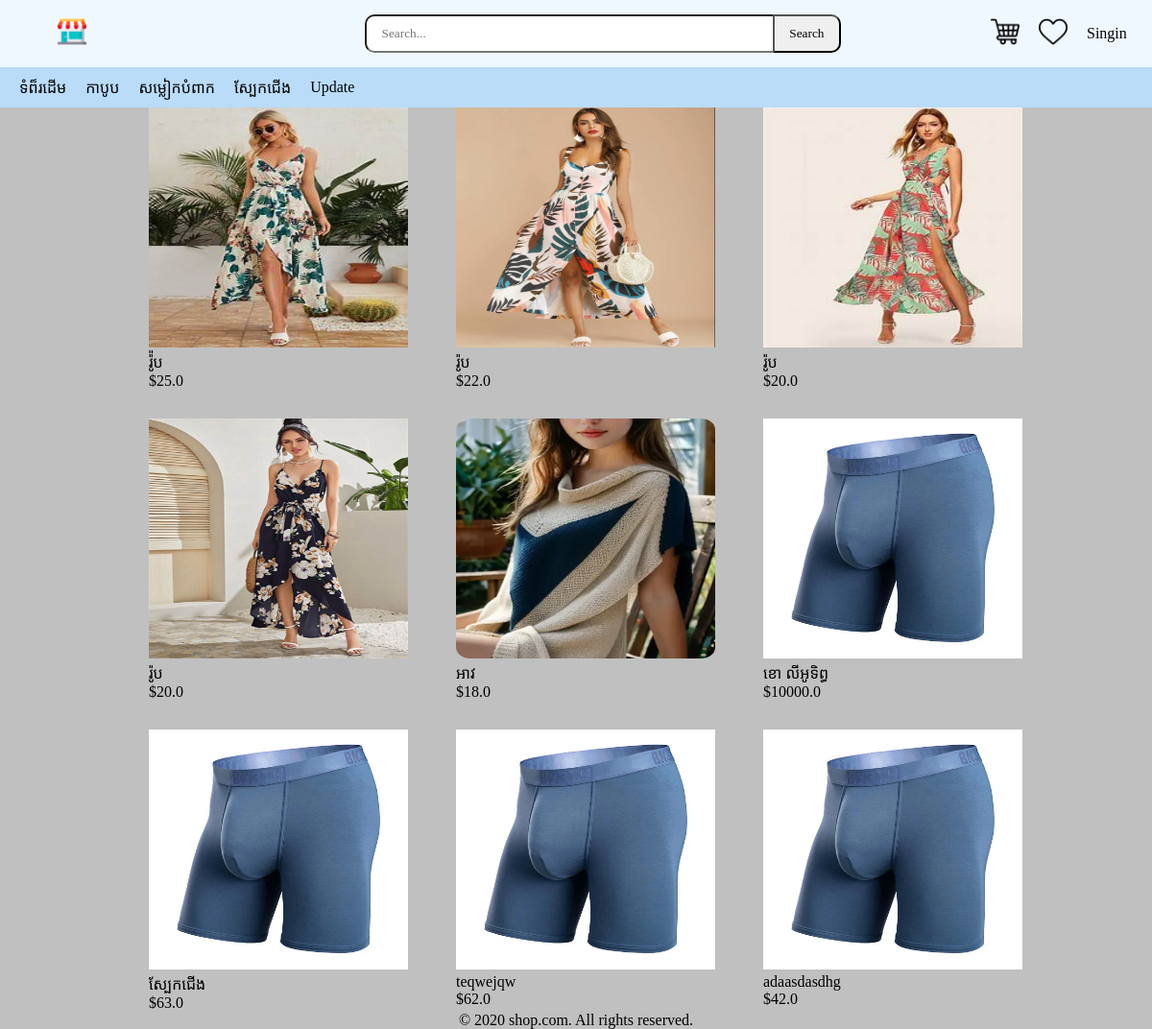
The app's page /shop/catagories/2 with its own data.
### shop/models.py (models this page shows, shortened)
class Catagory(models.Model):
    name = models.CharField(max_length=255)

class product(models.Model):
    name = models.CharField(max_length=255)
    catagory = models.ForeignKey(Catagory, on_delete=models.CASCADE)
    price = models.FloatField()
    valume = models.CharField(max_length=10)
    disciptions = models.CharField(max_length=255)
    img = models.ImageField(upload_to='img/')

### shop/views.py (the view)
# urls.py: path('catagories/<int:id>', views.homepage, name='catagories'),
def homepage(request ,id=None):
    catagories = Catagory.objects.order_by('name')
    filter = request.GET.get('Search','')
    if filter !="":
        Poduct = product.objects.filter(name__icontains=filter).order_by('name')
        return render(request,'shop/homepage.html' ,{'Poduct':Poduct ,'catagories':catagories ,'filters':filter})
    if id is None:
        Poduct = product.objects.all()
        return render(request,'shop/homepage.html' ,{'Poduct':Poduct ,'catagories':catagories})
    else:
        Poduct = product.objects.filter(catagory_id=id)
        return render(request,'shop/homepage.html' ,{'Poduct':Poduct ,'catagories':catagories})

### shop/templates/shop/homepage.html
{% extends "shop/index.html" %} {% load static %} {% block body %}
{% for x in catagories %} {% endfor %} {% for x in Poduct %}
<a href="{% url 'product_detail' id=x.id %}">
  <img src="{{ x.img.url }}" alt="{{ x.name }}" width="270" height="250" />
  <div class="product_name">{{ x.name }}</div>
  <div class="product_price">${{ x.price }}</div>
</a>
{% endfor %}
{% endblock %}

### shop/templates/shop/navs.html (shortened to what this page needs)
<!DOCTYPE html>
{% load static %}
<html lang="en">
  <head>
    <link rel="stylesheet" href="{% static 'css/navs.css' %}" />
  </head>
  <body>
    <a href="{% url 'home' %}" id="link">ទំព៏រដើម</a>
    {% for x in catagories %}
    <a href="{% url 'catagories' id=x.id %}">{{ x.name }}</a>
    {% endfor %}
    <a href="{% url 'update' %}">Update</a>
  </body>
</html>

### shop/static/css/style.css (style rules this page uses)
* { box-sizing: border-box; font-family: Khmer OS Battambang; margin: 0; padding: 0; }
body { background-color: rgba(132, 132, 132, 0.507); }

### shop/static/css/navs.css (style rules this page uses)
a { text-decoration: none; color: black; padding-left: 20px; }

### records on screen
Catagory: name "កាបូប"
Catagory: name "សម្លៀកបំពាក"
Catagory: name "ស្បែកជើង"
product: img (picture), name "រ៉៉ូប", price "25.0"
product: img (picture), name "រ៉ូប", price "22.0"
product: img (picture), name "រ៉ូប", price "20.0"
product: img (picture), name "រ៉ូប", price "20.0"
product: img (picture), name "អាវ", price "18.0"
product: img (picture), name "ខោ លីអូទិព្ធ", price "10000.0"
product: img (picture), name "ស្បែកជើង", price "63.0"
product: img (picture), name "teqwejqw", price "62.0"
product: img (picture), name "adaasdasdhg", price "42.0"
